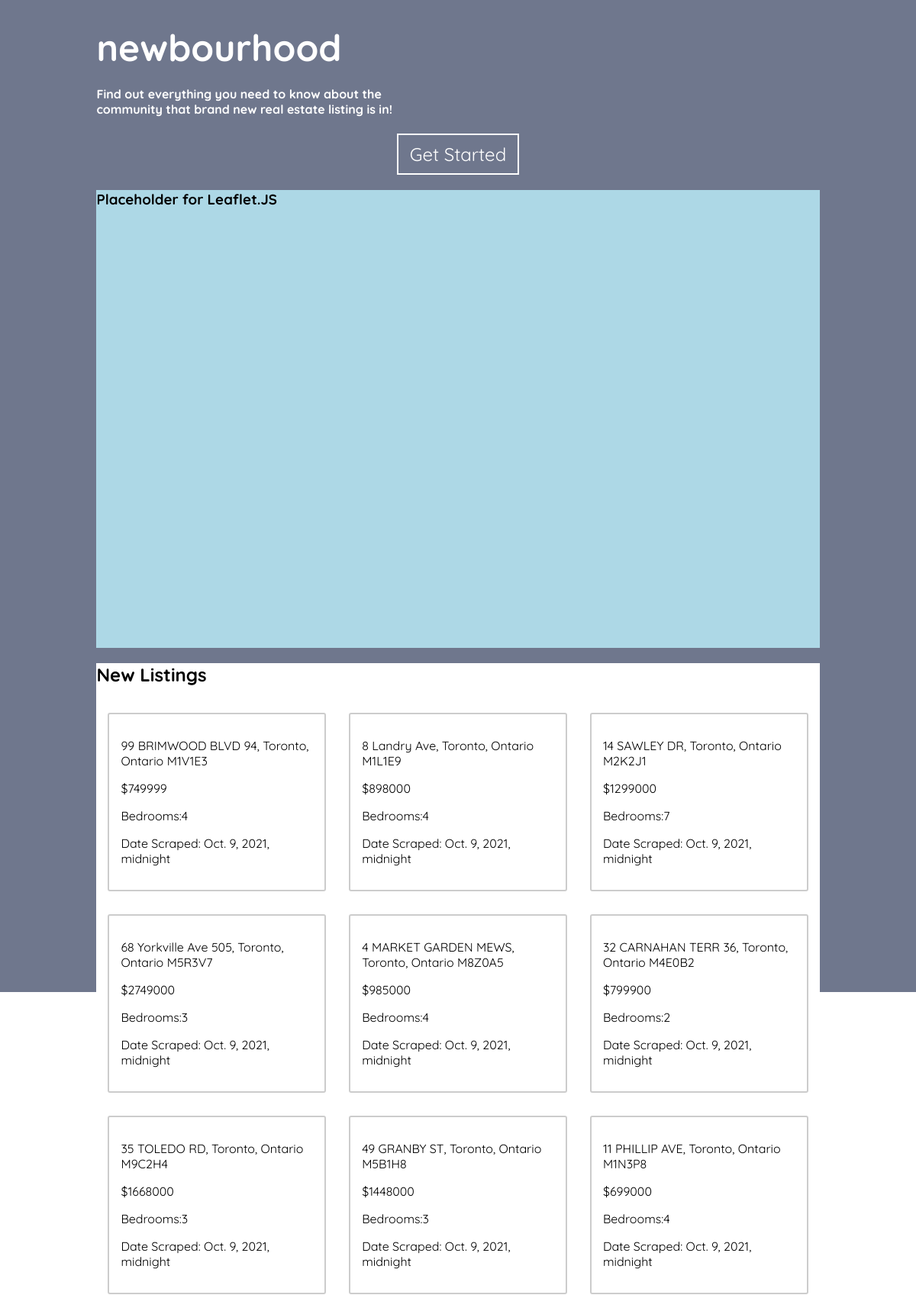
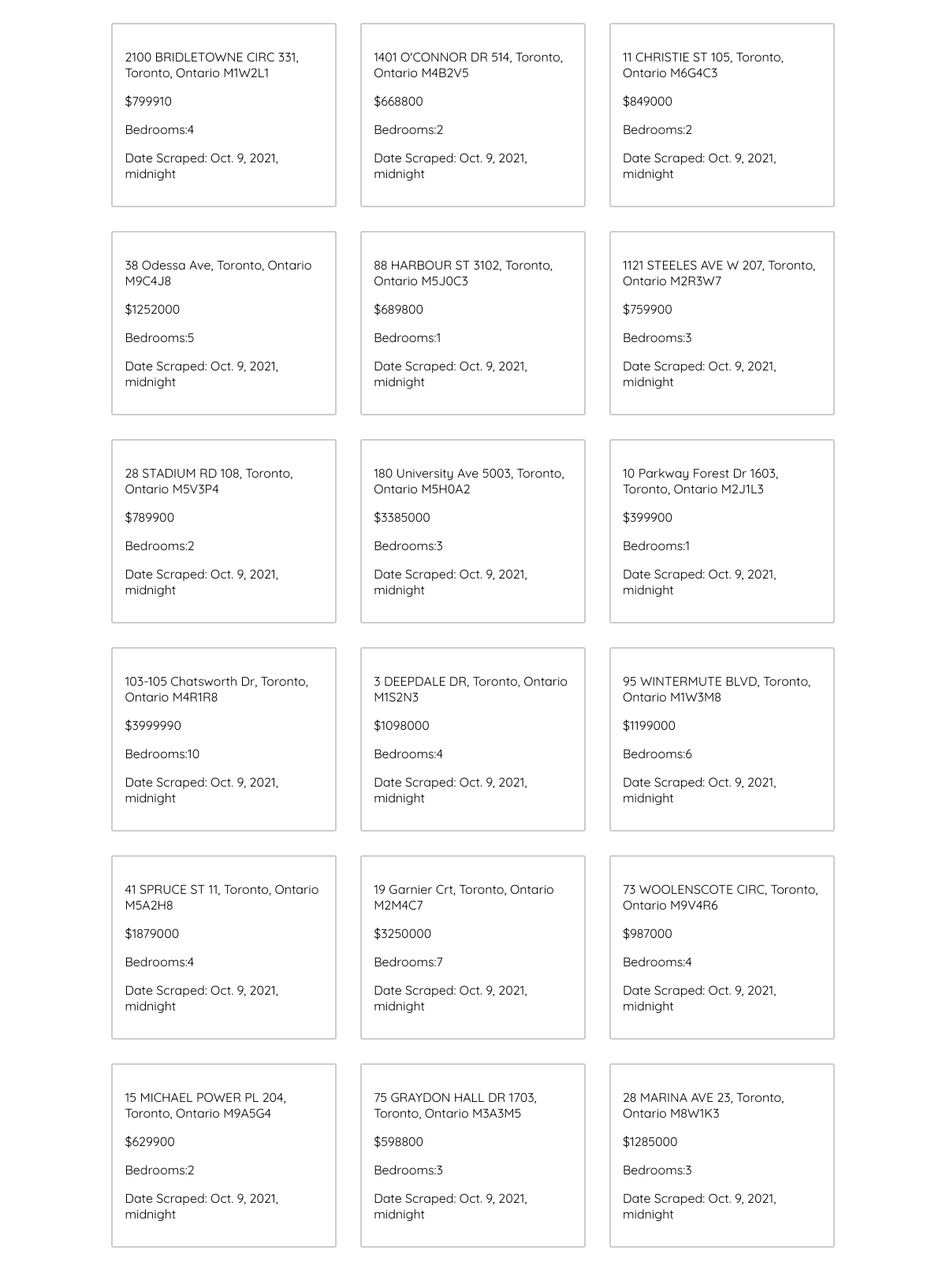
The page / (upper part) on the database its author committed (2 pictures, top to bottom).
### home/models.py (models this page shows, shortened)
class Listing(models.Model):
    Address = models.CharField('Address', max_length=250)
    Price = models.CharField('Price', max_length=250)
    Bedrooms = models.IntegerField('Bedrooms')
    City = models.CharField('City', max_length=250)
    Date = models.DateTimeField('Date Scraped')
    PostalCode = models.CharField('Postal Code', max_length=20)

### home/views.py (the view)
# urls.py: path('', views.index, name='index')
def index(request):
    listings = Listing.objects.order_by('Date')
    return render(request, "index.html", {'listings': listings})

### home/templates/index.html (shortened to what this page needs)
<!DOCTYPE html>
<html lang="en">
<head>
    {% load static %}
    <link rel="stylesheet" href="{% static 'style.css' %}">
    <link rel="stylesheet" href="https://unpkg.com/leaflet@1.7.1/dist/leaflet.css"
/>
</head>
<body>
    <main class="site-container">
        <h1 class="title">Newbourhood</h1>
        <div class="tagline">
            <h4>Find out everything you need to know about the community that brand new real estate listing is in!</h4>
        </div>
        <div>
            <button class="start-btn">Get Started</button>
        </div>
        <div class="map-placeholder">
            <h3>Placeholder for Leaflet.JS</h3>
        </div>
        <div class="new-listings">
            <h2>New Listings</h2>
            <div class="listing-flex">
                {% for listing in listings|slice:":30" %}
                <div class="listing-item">
                    <p>{{listing.Address}}</p>
                    <p>${{listing.Price}}</p>
                    <p>Bedrooms:{{listing.Bedrooms}}</p>
                    <p>Date Scraped: {{listing.Date}}</p>
                </div>
                {% endfor %}
            </div>
        </div>
    </main>
</body>
</html>

### home/static/style.css (style rules this page uses)
* { box-sizing: border-box; }
body { font-family: 'Quicksand'; }
h1 { color: white; text-transform: lowercase; font-size: 3em; margin-bottom: 20px; }
h4 { color: white; }
.site-container { display: block; width: 80%; margin-left: auto; margin-right: auto; }
.start-btn { color: white; font-family: 'Quicksand'; font-size: 1.5em; padding: 10px 15px; background-color: rgba(0,0,0,0); border: 2px solid white; display: block; margin: 20px auto; }
.map-placeholder { height: 600px; background-color: lightblue; width: 100%; }
.tagline { width: 400px; }
.new-listings { background-color: white; width: 100%; }
.listing-flex { display: flex; flex-wrap: wrap; }
.listing-item { border: 2px solid rgba(0,0,0,0.2); border-radius: 3px; flex: 1 0 0; min-width: 250px; padding: 15px; margin: 15px; }

### rows shown on the page
Listing: Address "99 BRIMWOOD BLVD 94, Toronto, Ontario M1V1E3", Price "749999", Bedrooms "4", Date "Oct. 9, 2021, midnight"
Listing: Address "8 Landry Ave, Toronto, Ontario M1L1E9", Price "898000", Bedrooms "4", Date "Oct. 9, 2021, midnight"
Listing: Address "14 SAWLEY DR, Toronto, Ontario M2K2J1", Price "1299000", Bedrooms "7", Date "Oct. 9, 2021, midnight"
Listing: Address "68 Yorkville Ave 505, Toronto, Ontario M5R3V7", Price "2749000", Bedrooms "3", Date "Oct. 9, 2021, midnight"
Listing: Address "4 MARKET GARDEN MEWS, Toronto, Ontario M8Z0A5", Price "985000", Bedrooms "4", Date "Oct. 9, 2021, midnight"
Listing: Address "32 CARNAHAN TERR 36, Toronto, Ontario M4E0B2", Price "799900", Bedrooms "2", Date "Oct. 9, 2021, midnight"
Listing: Address "35 TOLEDO RD, Toronto, Ontario M9C2H4", Price "1668000", Bedrooms "3", Date "Oct. 9, 2021, midnight"
Listing: Address "49 GRANBY ST, Toronto, Ontario M5B1H8", Price "1448000", Bedrooms "3", Date "Oct. 9, 2021, midnight"
Listing: Address "11 PHILLIP AVE, Toronto, Ontario M1N3P8", Price "699000", Bedrooms "4", Date "Oct. 9, 2021, midnight"
Listing: Address "2100 BRIDLETOWNE CIRC 331, Toronto, Ontario M1W2L1", Price "799910", Bedrooms "4", Date "Oct. 9, 2021, midnight"
Listing: Address "1401 O'CONNOR DR 514, Toronto, Ontario M4B2V5", Price "668800", Bedrooms "2", Date "Oct. 9, 2021, midnight"
Listing: Address "11 CHRISTIE ST 105, Toronto, Ontario M6G4C3", Price "849000", Bedrooms "2", Date "Oct. 9, 2021, midnight"
Listing: Address "38 Odessa Ave, Toronto, Ontario M9C4J8", Price "1252000", Bedrooms "5", Date "Oct. 9, 2021, midnight"
Listing: Address "88 HARBOUR ST 3102, Toronto, Ontario M5J0C3", Price "689800", Bedrooms "1", Date "Oct. 9, 2021, midnight"
Listing: Address "1121 STEELES AVE W 207, Toronto, Ontario M2R3W7", Price "759900", Bedrooms "3", Date "Oct. 9, 2021, midnight"
Listing: Address "28 STADIUM RD 108, Toronto, Ontario M5V3P4", Price "789900", Bedrooms "2", Date "Oct. 9, 2021, midnight"
Listing: Address "180 University Ave 5003, Toronto, Ontario M5H0A2", Price "3385000", Bedrooms "3", Date "Oct. 9, 2021, midnight"
Listing: Address "10 Parkway Forest Dr 1603, Toronto, Ontario M2J1L3", Price "399900", Bedrooms "1", Date "Oct. 9, 2021, midnight"
Listing: Address "103-105 Chatsworth Dr, Toronto, Ontario M4R1R8", Price "3999990", Bedrooms "10", Date "Oct. 9, 2021, midnight"
Listing: Address "3 DEEPDALE DR, Toronto, Ontario M1S2N3", Price "1098000", Bedrooms "4", Date "Oct. 9, 2021, midnight"
Listing: Address "95 WINTERMUTE BLVD, Toronto, Ontario M1W3M8", Price "1199000", Bedrooms "6", Date "Oct. 9, 2021, midnight"
Listing: Address "41 SPRUCE ST 11, Toronto, Ontario M5A2H8", Price "1879000", Bedrooms "4", Date "Oct. 9, 2021, midnight"
Listing: Address "19 Garnier Crt, Toronto, Ontario M2M4C7", Price "3250000", Bedrooms "7", Date "Oct. 9, 2021, midnight"
Listing: Address "73 WOOLENSCOTE CIRC, Toronto, Ontario M9V4R6", Price "987000", Bedrooms "4", Date "Oct. 9, 2021, midnight"
Listing: Address "15 MICHAEL POWER PL 204, Toronto, Ontario M9A5G4", Price "629900", Bedrooms "2", Date "Oct. 9, 2021, midnight"
Listing: Address "75 GRAYDON HALL DR 1703, Toronto, Ontario M3A3M5", Price "598800", Bedrooms "3", Date "Oct. 9, 2021, midnight"
Listing: Address "28 MARINA AVE 23, Toronto, Ontario M8W1K3", Price "1285000", Bedrooms "3", Date "Oct. 9, 2021, midnight"
